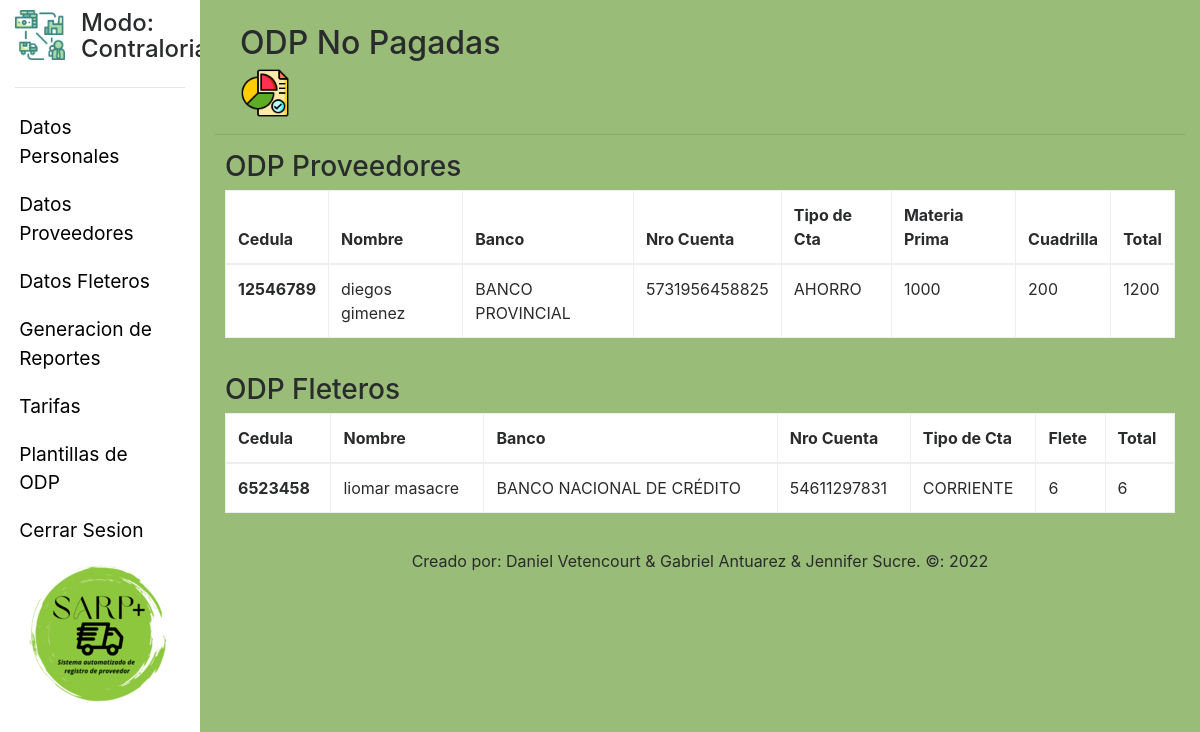
/SARP/views/contraloria/ODP_NP.php (signed in), run on an earlier commit of the app's database.
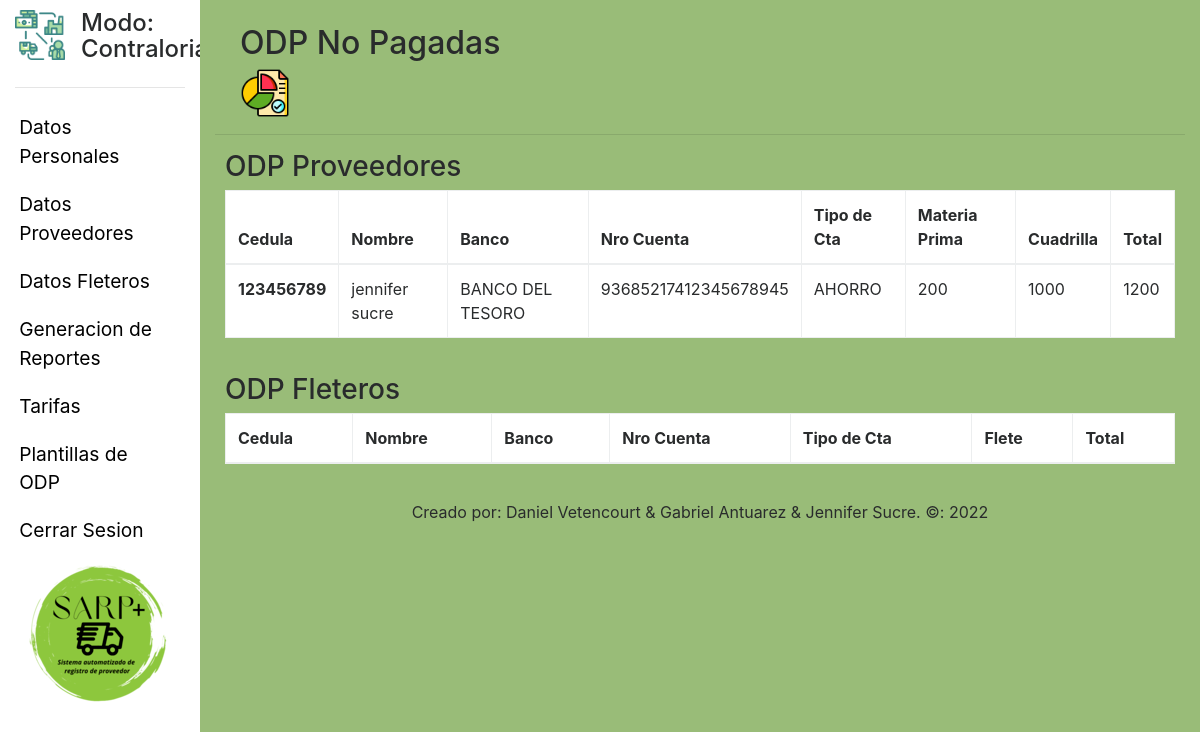
And on a later commit of the database.
### tables this page shows
CREATE TABLE `odp_proveedor` (
  `ID_ODP_Proveedor` int(11) NOT NULL AUTO_INCREMENT,
  `ID_Contralor` int(11) NOT NULL,
  `ID_Solicitud` int(11) NOT NULL,
  `Estado_Pago` int(11) NOT NULL,
  PRIMARY KEY (`ID_ODP_Proveedor`),
  KEY `fk_odp_proveedor_solicitud_proveedor_1` (`ID_Solicitud`),
  KEY `fk_odp_proveedor_usuario_1` (`ID_Contralor`),
  CONSTRAINT `fk_odp_proveedor_solicitud_proveedor_1` FOREIGN KEY (`ID_Solicitud`) REFERENCES `solicitud_proveedor` (`ID_Solicitud_Proveedor`),
  CONSTRAINT `fk_odp_proveedor_usuario_1` FOREIGN KEY (`ID_Contralor`) REFERENCES `usuario` (`ID_Usuario`)
);

CREATE TABLE `usuario` (
  `ID_Usuario` int(11) NOT NULL AUTO_INCREMENT,
  `tipo_Usuario` int(11) DEFAULT NULL,
  `Password` varchar(200) NOT NULL,
  `Nombre` varchar(20) DEFAULT '',
  `Apellido` varchar(20) DEFAULT '',
  `Cedula` varchar(10) DEFAULT '',
  `Telefono` varchar(20) DEFAULT '',
  `Email` varchar(30) DEFAULT '',
  `Direccion` varchar(50) DEFAULT '',
  `RIF` varchar(12) DEFAULT '',
  `Banco_P` varchar(30) DEFAULT '',
  `Cuenta_P` varchar(20) DEFAULT '',
  `TipoCuenta_P` varchar(10) DEFAULT '',
  `Banco_A` varchar(30) DEFAULT '',
  `Cuenta_A` varchar(20) DEFAULT '',
  `TipoCuenta_A` varchar(10) DEFAULT '',
  `Nombre_A` varchar(20) DEFAULT '',
  `Apellido_A` varchar(20) DEFAULT NULL,
  `Pregunta` varchar(50) NOT NULL,
  `Respuesta` varchar(50) NOT NULL,
  PRIMARY KEY (`ID_Usuario`)
);

CREATE TABLE `tarifas` (
  `ID_Tarifa` int(11) NOT NULL AUTO_INCREMENT,
  `Pago_Flete` float NOT NULL,
  `Pago_MP` float NOT NULL,
  `Pago_Cuadrilla` float NOT NULL,
  `ID_Solicitud_Proveedor` int(11) DEFAULT NULL,
  PRIMARY KEY (`ID_Tarifa`),
  KEY `fr_key_SP` (`ID_Solicitud_Proveedor`),
  CONSTRAINT `fr_key_SP` FOREIGN KEY (`ID_Solicitud_Proveedor`) REFERENCES `solicitud_proveedor` (`ID_Solicitud_Proveedor`)
);

### SARP/views/contraloria/ODP_NP.php (the view, shortened to what the changed rows need)
<?php
    include('../templates/headFletero.php');
    $connection = Connection::getInstance();
    $con = $connection->getConnection();
    $result = $con->query("SELECT*
    FROM
    odp_proveedor
    INNER JOIN solicitud_proveedor ON odp_proveedor.ID_Solicitud = solicitud_proveedor.ID_Solicitud_Proveedor
    INNER JOIN tarifas ON tarifas.ID_Solicitud_Proveedor = solicitud_proveedor.ID_Solicitud_Proveedor
    INNER JOIN siembras ON solicitud_proveedor.ID_Siembra = siembras.ID_Siembra
    INNER JOIN usuario ON siembras.ID_Proveedor = usuario.ID_Usuario WHERE odp_proveedor.Estado_Pago = 0
    ");
    $fletero = $con->query("SELECT *
    FROM
    tarifas
    INNER JOIN solicitud_proveedor ON tarifas.ID_Solicitud_Proveedor = solicitud_proveedor.ID_Solicitud_Proveedor
    INNER JOIN solicitud_fletero ON solicitud_proveedor.ID_Solicitud_Fletero = solicitud_fletero.ID_Solicitud_Fletero
    INNER JOIN camiones ON solicitud_fletero.Placa = camiones.Placa
    INNER JOIN usuario ON camiones.ID_Fleteros = usuario.ID_Usuario
		INNER JOIN odp_fletero ON odp_fletero.ID_Solicitud = solicitud_fletero.ID_Solicitud_Fletero WHERE odp_fletero.Estado_Pago= 0");
?>
<body>
    <div class="container-fluid">
        <div class="row">
                <div class="col-xl-10 col-lg-9 col-md-8 col-sm-12 col-12" style="background-color: #99BC78; height: 100vh; overflow-y: scroll;">
                    <div class="contenidoInterno" style="padding-top: 25px;">
                        <header class="row" style="margin-left: 10px;">
                            <div class=" col-md-6 col-sm-12 ">
                                <h2>ODP No Pagadas</h2>
                            </div>
                        </header>
                        <div class="row" style="margin-left: 10px; margin-right: 10px; margin-bottom: 20px;">
                            <table class=" table  table-bordered" style="background-color: white;">
                                <thead>
                                    <tr>
                                    <th scope="col">Cedula</th>
                                    <th scope="col">Nombre</th>
                                    <th scope="col">Banco</th>
                                    <th scope="col">Nro Cuenta</th>
                                    <th scope="col">Tipo de Cta</th>
                                    <th scope="col">Materia Prima</th>
                                    <th scope="col">Cuadrilla</th>
                                    <th scope="col">Total</th>
                                    </tr>
                                </thead>
                                <tbody>
                                <?php
                                    while($row = $result->fetch_object()){
                                        $total = $row->Pago_Cuadrilla+$row->Pago_MP;
                                        echo "<tr>";
                                        echo "<th scope='row'>$row->Cedula</th>";
                                        echo "<td>$row->Nombre $row->Apellido</td>";
                                        echo "<td>$row->Banco_P</td>";
                                        echo "<td>$row->Cuenta_P</td>";
                                        echo "<td>$row->TipoCuenta_P</td>";
                                        echo "<td>$row->Pago_MP</td>";
                                        echo "<td>$row->Pago_Cuadrilla</td>";
                                        echo "<td> $total </td>";
                                        echo "</tr>";
                                    }
                                ?>
                                </tbody>
                            </table>
                        </div>
                        <div class="row" style="margin-left: 10px;  margin-right: 10px; margin-bottom: 20px;">
                            <table class=" table  table-bordered" style="background-color: white;">
                                <thead>
                                <tr>
                                    <th scope="col">Cedula</th>
                                    <th scope="col">Nombre</th>
                                    <th scope="col">Banco</th>
                                    <th scope="col">Nro Cuenta</th>
                                    <th scope="col">Tipo de Cta</th>
                                    <th scope="col">Flete</th>
                                    <th scope="col">Total</th>
                                    </tr>
                                </thead>
                                <tbody>
                                <?php
                                    while($row = $fletero->fetch_object()){
                                        echo "<tr>";
                                        echo "<th scope='row'>$row->Cedula</th>";
                                        echo "<td>$row->Nombre $row->Apellido</td>";
                                        echo "<td>$row->Banco_P</td>";
                                        echo "<td>$row->Cuenta_P</td>";
                                        echo "<td>$row->TipoCuenta_P</td>";
                                        echo "<td>$row->Pago_Flete</td>";
                                        echo "<td> $row->Pago_Flete </td>";
                                        echo "</tr>";
                                    }
                                ?>
                                </tbody>
                            </table>
                        </div>
<?php
    include ("../templates/footerFletero.php")
?>

What changed in the data, as far as the page shows it:
removed odp_proveedor: usuario.Cedula "12546789", usuario.Nombre "diegos", usuario.Apellido "gimenez", usuario.Banco_P "BANCO PROVINCIAL", usuario.Cuenta_P "5731956458825", usuario.TipoCuenta_P "AHORRO", tarifas.Pago_MP "1000", tarifas.Pago_Cuadrilla "200", tarifas.Pago_Cuadrilla+Pago_MP "1200"
removed tarifas: usuario.Cedula "6523458", usuario.Nombre "liomar", usuario.Apellido "masacre", usuario.Banco_P "BANCO NACIONAL DE CRÉDITO", usuario.Cuenta_P "54611297831", usuario.TipoCuenta_P "CORRIENTE", Pago_Flete "6"
added odp_proveedor: usuario.Cedula "123456789", usuario.Nombre "jennifer", usuario.Apellido "sucre", usuario.Banco_P "BANCO DEL TESORO", usuario.Cuenta_P "93685217412345678945", usuario.TipoCuenta_P "AHORRO", tarifas.Pago_MP "200", tarifas.Pago_Cuadrilla "1000", tarifas.Pago_Cuadrilla+Pago_MP "1200"
